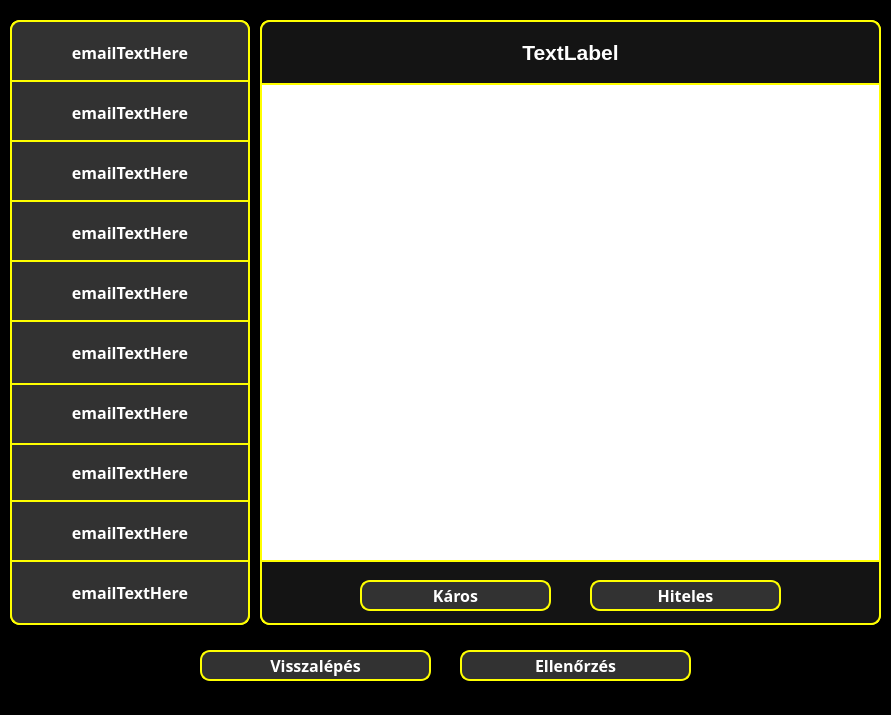
<?xml version="1.0" encoding="UTF-8"?>
<ui version="4.0">
 <class>MainWindow</class>
 <widget class="QMainWindow" name="MainWindow">
  <property name="geometry">
   <rect>
    <x>0</x>
    <y>0</y>
    <width>891</width>
    <height>715</height>
   </rect>
  </property>
  <property name="windowTitle">
   <string>Email Játékmód</string>
  </property>
  <property name="styleSheet">
   <string notr="true">* {
	background-color: black;
}</string>
  </property>
  <widget class="QWidget" name="centralwidget">
   <widget class="QWidget" name="widget" native="true">
    <property name="geometry">
     <rect>
      <x>260</x>
      <y>20</y>
      <width>621</width>
      <height>605</height>
     </rect>
    </property>
    <property name="styleSheet">
     <string notr="true">* {
	background-color: white;
	border: 2px solid yellow;
	border-radius: 10px;
	color: white;
	font-size: 16px;
	font-weight: bold;
}
</string>
    </property>
    <widget class="QFrame" name="emailFrame">
     <property name="geometry">
      <rect>
       <x>10</x>
       <y>60</y>
       <width>601</width>
       <height>481</height>
      </rect>
     </property>
     <property name="styleSheet">
      <string notr="true">* {
	border: none;
	border-radius: 0px;
}</string>
     </property>
     <property name="frameShape">
      <enum>QFrame::StyledPanel</enum>
     </property>
     <property name="frameShadow">
      <enum>QFrame::Raised</enum>
     </property>
    </widget>
    <widget class="Line" name="horizontalLine1">
     <property name="geometry">
      <rect>
       <x>0</x>
       <y>540</y>
       <width>621</width>
       <height>2</height>
      </rect>
     </property>
     <property name="orientation">
      <enum>Qt::Horizontal</enum>
     </property>
    </widget>
    <widget class="Line" name="horizontalLine2">
     <property name="geometry">
      <rect>
       <x>0</x>
       <y>60</y>
       <width>621</width>
       <height>2</height>
      </rect>
     </property>
     <property name="orientation">
      <enum>Qt::Horizontal</enum>
     </property>
    </widget>
    <widget class="QWidget" name="widget_3" native="true">
     <property name="geometry">
      <rect>
       <x>0</x>
       <y>540</y>
       <width>621</width>
       <height>65</height>
      </rect>
     </property>
     <property name="styleSheet">
      <string notr="true">* {
	background-color: rgb(20, 20, 20);
	border-top-left-radius: 0;
	border-top-right-radius: 0;
}</string>
     </property>
     <widget class="QPushButton" name="maliciousButton">
      <property name="geometry">
       <rect>
        <x>100</x>
        <y>20</y>
        <width>191</width>
        <height>31</height>
       </rect>
      </property>
      <property name="font">
       <font>
        <family>Corbel</family>
        <pointsize>-1</pointsize>
        <bold>true</bold>
       </font>
      </property>
      <property name="styleSheet">
       <string notr="true">* {
	background-color: rgb(50, 50, 50);
	border-radius: 10px;
	color: white;
}

*:hover {
	background-color: rgb(20, 20, 20);
	color: yellow;
}</string>
      </property>
      <property name="text">
       <string>Káros</string>
      </property>
     </widget>
     <widget class="QPushButton" name="genuineButton">
      <property name="geometry">
       <rect>
        <x>330</x>
        <y>20</y>
        <width>191</width>
        <height>31</height>
       </rect>
      </property>
      <property name="font">
       <font>
        <family>Corbel</family>
        <pointsize>-1</pointsize>
        <bold>true</bold>
       </font>
      </property>
      <property name="styleSheet">
       <string notr="true">* {
	background-color: rgb(50, 50, 50);
	border-radius: 10px;
	color: white;
}

*:hover {
	background-color: rgb(20, 20, 20);
	color: yellow;
}</string>
      </property>
      <property name="text">
       <string>Hiteles</string>
      </property>
     </widget>
    </widget>
    <widget class="QWidget" name="widget_4" native="true">
     <property name="geometry">
      <rect>
       <x>0</x>
       <y>0</y>
       <width>621</width>
       <height>65</height>
      </rect>
     </property>
     <property name="styleSheet">
      <string notr="true">* {
	background-color: rgb(20, 20, 20);
	border-bottom-left-radius: 0;
	border-bottom-right-radius: 0;
}</string>
     </property>
     <widget class="QLabel" name="subjectLabel">
      <property name="geometry">
       <rect>
        <x>10</x>
        <y>5</y>
        <width>601</width>
        <height>55</height>
       </rect>
      </property>
      <property name="styleSheet">
       <string notr="true">* {
	font-size: 16pt;
	color: white;
	border: None;
}</string>
      </property>
      <property name="text">
       <string>TextLabel</string>
      </property>
      <property name="alignment">
       <set>Qt::AlignCenter</set>
      </property>
     </widget>
    </widget>
   </widget>
   <widget class="QWidget" name="widget_2" native="true">
    <property name="geometry">
     <rect>
      <x>10</x>
      <y>20</y>
      <width>240</width>
      <height>605</height>
     </rect>
    </property>
    <property name="styleSheet">
     <string notr="true">* {
	background-color: black;
	border: 2px solid yellow;
	border-radius: 10px;
	color: white;
	font-size: 16px;
	font-weight: bold;
}</string>
    </property>
    <widget class="QPushButton" name="email1Button">
     <property name="geometry">
      <rect>
       <x>0</x>
       <y>0</y>
       <width>240</width>
       <height>65</height>
      </rect>
     </property>
     <property name="font">
      <font>
       <family>Corbel</family>
       <pointsize>-1</pointsize>
       <bold>true</bold>
      </font>
     </property>
     <property name="styleSheet">
      <string notr="true">* {
	background-color: rgb(50, 50, 50);
	border-radius: 0px;
	border-top-left-radius: 10px;
	border-top-right-radius: 10px;
	color: white;
}

*:hover {
	background-color: rgb(20, 20, 20);
	color: yellow;
}</string>
     </property>
     <property name="text">
      <string>emailTextHere</string>
     </property>
    </widget>
    <widget class="QPushButton" name="email2Button">
     <property name="geometry">
      <rect>
       <x>0</x>
       <y>60</y>
       <width>240</width>
       <height>65</height>
      </rect>
     </property>
     <property name="font">
      <font>
       <family>Corbel</family>
       <pointsize>-1</pointsize>
       <bold>true</bold>
      </font>
     </property>
     <property name="styleSheet">
      <string notr="true">* {
	background-color: rgb(50, 50, 50);
	border-radius: 0px;
	color: white;
}

*:hover {
	background-color: rgb(20, 20, 20);
	color: yellow;
}</string>
     </property>
     <property name="text">
      <string>emailTextHere</string>
     </property>
    </widget>
    <widget class="QPushButton" name="email3Button">
     <property name="geometry">
      <rect>
       <x>0</x>
       <y>120</y>
       <width>240</width>
       <height>65</height>
      </rect>
     </property>
     <property name="font">
      <font>
       <family>Corbel</family>
       <pointsize>-1</pointsize>
       <bold>true</bold>
      </font>
     </property>
     <property name="styleSheet">
      <string notr="true">* {
	background-color: rgb(50, 50, 50);
	border-radius: 0px;
	color: white;
}

*:hover {
	background-color: rgb(20, 20, 20);
	color: yellow;
}</string>
     </property>
     <property name="text">
      <string>emailTextHere</string>
     </property>
    </widget>
    <widget class="QPushButton" name="email4Button">
     <property name="geometry">
      <rect>
       <x>0</x>
       <y>180</y>
       <width>240</width>
       <height>65</height>
      </rect>
     </property>
     <property name="font">
      <font>
       <family>Corbel</family>
       <pointsize>-1</pointsize>
       <bold>true</bold>
      </font>
     </property>
     <property name="styleSheet">
      <string notr="true">* {
	background-color: rgb(50, 50, 50);
	border-radius: 0px;
	color: white;
}

*:hover {
	background-color: rgb(20, 20, 20);
	color: yellow;
}</string>
     </property>
     <property name="text">
      <string>emailTextHere</string>
     </property>
    </widget>
    <widget class="QPushButton" name="email5Button">
     <property name="geometry">
      <rect>
       <x>0</x>
       <y>240</y>
       <width>240</width>
       <height>65</height>
      </rect>
     </property>
     <property name="font">
      <font>
       <family>Corbel</family>
       <pointsize>-1</pointsize>
       <bold>true</bold>
      </font>
     </property>
     <property name="styleSheet">
      <string notr="true">* {
	background-color: rgb(50, 50, 50);
	border-radius: 0px;
	color: white;
}

*:hover {
	background-color: rgb(20, 20, 20);
	color: yellow;
}</string>
     </property>
     <property name="text">
      <string>emailTextHere</string>
     </property>
    </widget>
    <widget class="QPushButton" name="email8Button">
     <property name="geometry">
      <rect>
       <x>0</x>
       <y>420</y>
       <width>240</width>
       <height>65</height>
      </rect>
     </property>
     <property name="font">
      <font>
       <family>Corbel</family>
       <pointsize>-1</pointsize>
       <bold>true</bold>
      </font>
     </property>
     <property name="styleSheet">
      <string notr="true">* {
	background-color: rgb(50, 50, 50);
	border-radius: 0px;
	color: white;
}

*:hover {
	background-color: rgb(20, 20, 20);
	color: yellow;
}</string>
     </property>
     <property name="text">
      <string>emailTextHere</string>
     </property>
    </widget>
    <widget class="QPushButton" name="email7Button">
     <property name="geometry">
      <rect>
       <x>0</x>
       <y>360</y>
       <width>240</width>
       <height>65</height>
      </rect>
     </property>
     <property name="font">
      <font>
       <family>Corbel</family>
       <pointsize>-1</pointsize>
       <bold>true</bold>
      </font>
     </property>
     <property name="styleSheet">
      <string notr="true">* {
	background-color: rgb(50, 50, 50);
	border-radius: 0px;
	color: white;
}

*:hover {
	background-color: rgb(20, 20, 20);
	color: yellow;
}</string>
     </property>
     <property name="text">
      <string>emailTextHere</string>
     </property>
    </widget>
    <widget class="QPushButton" name="email6Button">
     <property name="geometry">
      <rect>
       <x>0</x>
       <y>300</y>
       <width>240</width>
       <height>65</height>
      </rect>
     </property>
     <property name="font">
      <font>
       <family>Corbel</family>
       <pointsize>-1</pointsize>
       <bold>true</bold>
      </font>
     </property>
     <property name="styleSheet">
      <string notr="true">* {
	background-color: rgb(50, 50, 50);
	border-radius: 0px;
	color: white;
}

*:hover {
	background-color: rgb(20, 20, 20);
	color: yellow;
}</string>
     </property>
     <property name="text">
      <string>emailTextHere</string>
     </property>
    </widget>
    <widget class="QPushButton" name="email9Button">
     <property name="geometry">
      <rect>
       <x>0</x>
       <y>480</y>
       <width>240</width>
       <height>65</height>
      </rect>
     </property>
     <property name="font">
      <font>
       <family>Corbel</family>
       <pointsize>-1</pointsize>
       <bold>true</bold>
      </font>
     </property>
     <property name="styleSheet">
      <string notr="true">* {
	background-color: rgb(50, 50, 50);
	border-radius: 0px;
	color: white;
}

*:hover {
	background-color: rgb(20, 20, 20);
	color: yellow;
}</string>
     </property>
     <property name="text">
      <string>emailTextHere</string>
     </property>
    </widget>
    <widget class="QPushButton" name="email10Button">
     <property name="geometry">
      <rect>
       <x>0</x>
       <y>540</y>
       <width>240</width>
       <height>65</height>
      </rect>
     </property>
     <property name="font">
      <font>
       <family>Corbel</family>
       <pointsize>-1</pointsize>
       <bold>true</bold>
      </font>
     </property>
     <property name="styleSheet">
      <string notr="true">* {
	background-color: rgb(50, 50, 50);
	border-radius: 0px;
	border-bottom-left-radius: 10px;
	border-bottom-right-radius: 10px;
	color: white;
}

*:hover {
	background-color: rgb(20, 20, 20);
	color: yellow;
}</string>
     </property>
     <property name="text">
      <string>emailTextHere</string>
     </property>
    </widget>
   </widget>
   <widget class="QPushButton" name="backButton">
    <property name="geometry">
     <rect>
      <x>200</x>
      <y>650</y>
      <width>231</width>
      <height>31</height>
     </rect>
    </property>
    <property name="font">
     <font>
      <family>Corbel</family>
      <pointsize>-1</pointsize>
      <bold>true</bold>
     </font>
    </property>
    <property name="styleSheet">
     <string notr="true">* {
	background-color: rgb(50, 50, 50);
	border: 2px solid yellow;
	border-radius: 10px;
	color: white;
	font-size: 16px;
	font-weight: bold;
}

*:hover {
	background-color: rgb(20, 20, 20);
	color: yellow;
}</string>
    </property>
    <property name="text">
     <string>Visszalépés</string>
    </property>
   </widget>
   <widget class="QPushButton" name="checkButton">
    <property name="geometry">
     <rect>
      <x>460</x>
      <y>650</y>
      <width>231</width>
      <height>31</height>
     </rect>
    </property>
    <property name="font">
     <font>
      <family>Corbel</family>
      <pointsize>-1</pointsize>
      <bold>true</bold>
     </font>
    </property>
    <property name="styleSheet">
     <string notr="true">* {
	background-color: rgb(50, 50, 50);
	border: 2px solid yellow;
	border-radius: 10px;
	color: white;
	font-size: 16px;
	font-weight: bold;
}

*:hover {
	background-color: rgb(20, 20, 20);
	color: yellow;
}</string>
    </property>
    <property name="text">
     <string>Ellenőrzés</string>
    </property>
   </widget>
  </widget>
  <widget class="QStatusBar" name="statusbar"/>
 </widget>
 <resources/>
 <connections/>
</ui>
